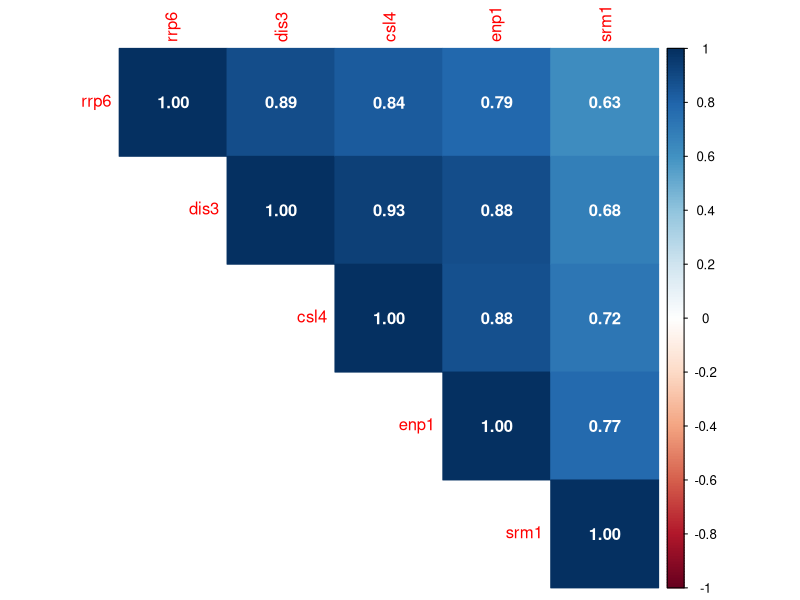

Recreate this plot in R.
#Code for making heatmap of correlation co-effient
library(data.table)
library(corrplot)
library(dplyr)
setwd("~/Desktop/Paul_et_al_2019/")
fc_df_rb <- read.csv("./results/log2FC_all_rb.tsv", sep='\t')
log2fc <- fc_df_rb[complete.cases(fc_df_rb), ]
df <- log2fc[, c("rrp6", "dis3", "csl4","enp1","srm1")]
M <- cor(df)
png("./Figures/corr_plot_logfc_rb.png")
corrplot(M, method = "color", type="upper", addCoef.col = "white")
dev.off()
